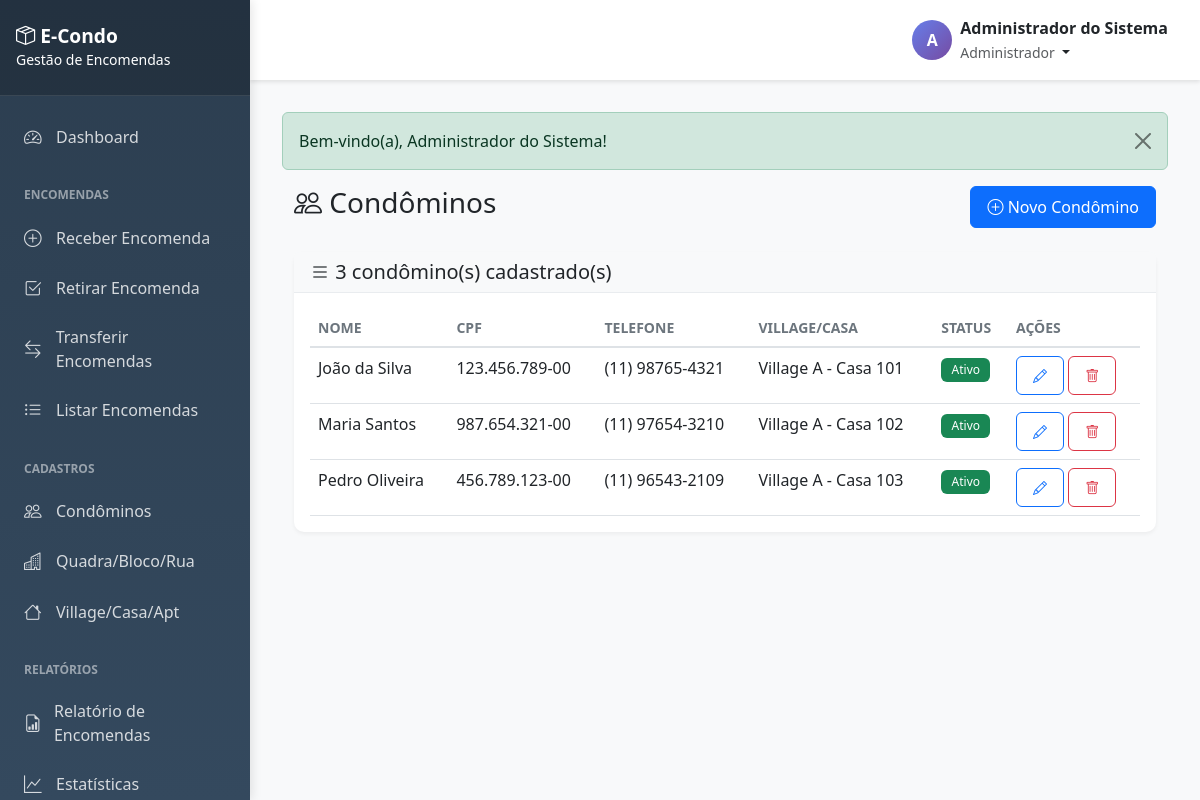
/residents/list.php (signed in), run on the app's committed database.
### tables this page shows
CREATE TABLE IF NOT EXISTS residents (
    id INT AUTO_INCREMENT PRIMARY KEY,
    full_name VARCHAR(100) NOT NULL,
    cpf VARCHAR(14) NOT NULL UNIQUE,
    phone VARCHAR(20) NOT NULL,
    email VARCHAR(100),
    house_id INT,
    status ENUM('ativo', 'inativo') NOT NULL DEFAULT 'ativo',
    created_at TIMESTAMP DEFAULT CURRENT_TIMESTAMP,
    updated_at TIMESTAMP DEFAULT CURRENT_TIMESTAMP ON UPDATE CURRENT_TIMESTAMP,
    FOREIGN KEY (house_id) REFERENCES houses(id) ON DELETE SET NULL,
    INDEX idx_cpf (cpf),
    INDEX idx_phone (phone),
    INDEX idx_full_name (full_name),
    INDEX idx_house (house_id),
    INDEX idx_status (status)
);

CREATE TABLE IF NOT EXISTS villages (
    id INT AUTO_INCREMENT PRIMARY KEY,
    name VARCHAR(100) NOT NULL,
    description TEXT,
    status ENUM('ativo', 'inativo') NOT NULL DEFAULT 'ativo',
    created_at TIMESTAMP DEFAULT CURRENT_TIMESTAMP,
    updated_at TIMESTAMP DEFAULT CURRENT_TIMESTAMP ON UPDATE CURRENT_TIMESTAMP,
    INDEX idx_name (name),
    INDEX idx_status (status)
);

CREATE TABLE IF NOT EXISTS houses (
    id INT AUTO_INCREMENT PRIMARY KEY,
    village_id INT NOT NULL,
    house_number VARCHAR(20) NOT NULL,
    complement VARCHAR(100) DEFAULT NULL,
    status ENUM('ativo', 'inativo') NOT NULL DEFAULT 'ativo',
    created_at TIMESTAMP DEFAULT CURRENT_TIMESTAMP,
    updated_at TIMESTAMP DEFAULT CURRENT_TIMESTAMP ON UPDATE CURRENT_TIMESTAMP,
    FOREIGN KEY (village_id) REFERENCES villages(id) ON DELETE CASCADE,
    UNIQUE KEY unique_village_house (village_id, house_number),
    INDEX idx_village (village_id),
    INDEX idx_house_number (house_number),
    INDEX idx_status (status)
);

### config/config.php (called while the page is built, shortened)
<?php
spl_autoload_register(function ($class) {
    $directories = [
        BASE_PATH . 'app/models/',
        BASE_PATH . 'app/controllers/',
        BASE_PATH . 'app/core/',
        BASE_PATH . 'app/helpers/',
    ];
    foreach ($directories as $directory) {
        $file = $directory . $class . '.php';
        if (file_exists($file)) {
            return;
        }
    }
});
function formatCPF($cpf) {
    $cpf = preg_replace('/[^0-9]/', '', $cpf);
    return substr($cpf, 0, 3) . '.' . substr($cpf, 3, 3) . '.' . substr($cpf, 6, 3) . '-' . substr($cpf, 9, 2);
}
function formatPhone($phone) {
    $phone = preg_replace('/[^0-9]/', '', $phone);
    if (strlen($phone) == 11) {
        return '(' . substr($phone, 0, 2) . ') ' . substr($phone, 2, 5) . '-' . substr($phone, 7);
    } elseif (strlen($phone) == 10) {
        return '(' . substr($phone, 0, 2) . ') ' . substr($phone, 2, 4) . '-' . substr($phone, 6);
    }
    return $phone;
}

### app/core/Database.php (called while the page is built, shortened)
<?php
class Database {
    private static $instance = null;
    private $connection;
    private function __construct() {
        try {
            $dsn = "mysql:host=" . DB_HOST . ";dbname=" . DB_NAME . ";charset=" . DB_CHARSET;
            $options = [
                PDO::ATTR_ERRMODE => PDO::ERRMODE_EXCEPTION,
                PDO::ATTR_DEFAULT_FETCH_MODE => PDO::FETCH_ASSOC,
                PDO::ATTR_EMULATE_PREPARES => false,
                PDO::MYSQL_ATTR_INIT_COMMAND => "SET NAMES utf8mb4"
            ];
            $this->connection = new PDO($dsn, DB_USER, DB_PASS, $options);
        } catch (PDOException $e) {
            die("Erro de conexão com o banco de dados: " . $e->getMessage());
        }
    }
    public static function getInstance() {
        if (self::$instance === null) {
            self::$instance = new self();
        }
        return self::$instance;
    }
    public function getConnection() {
        return $this->connection;
    }
}

### app/models/Resident.php (called while the page is built, shortened)
<?php
class Resident extends Model {
    protected $table = 'residents';
    public function getAllWithHouseInfo() {
        $sql = "SELECT r.*, h.house_number, v.name as village_name, v.id as village_id
                FROM {$this->table} r
                LEFT JOIN houses h ON r.house_id = h.id
                LEFT JOIN villages v ON h.village_id = v.id
                ORDER BY r.full_name ASC";
        return $this->query($sql);
    }
}

### app/core/Model.php (called while the page is built, shortened)
<?php
class Model {
    protected $db;
    public function __construct() {
        $this->db = Database::getInstance()->getConnection();
    }
    public function query($sql, $params = []) {
        $stmt = $this->db->prepare($sql);
        $stmt->execute($params);
        return $stmt->fetchAll();
    }
}

### residents/list.php (the view, shortened to what this page needs)
<?php
require_once '../config/config.php';
$residentModel = new Resident();
$residents = $residentModel->getAllWithHouseInfo();
require_once '../app/views/layouts/header.php';
?>
<div class="container-fluid">
    <div class="row">
        <div class="col-12">
            <div class="d-flex justify-content-between align-items-center mb-4">
                <h1 class="h3">
                    <i class="bi bi-people"></i> Condôminos
                </h1>
                <a href="<?= SITE_URL ?>/residents/create.php" class="btn btn-primary">
                    <i class="bi bi-plus-circle"></i> Novo Condômino
                </a>
            </div>
        </div>
    </div>
    <div class="row">
        <div class="col-12">
            <div class="card">
                <div class="card-header bg-light">
                    <h5 class="mb-0">
                        <i class="bi bi-list"></i>
                        <?= count($residents) ?> condômino(s) cadastrado(s)
                    </h5>
                </div>
                <div class="card-body">
                    <?php if (empty($residents)): ?>
                        <div class="alert alert-info mb-0">
                            <i class="bi bi-info-circle"></i> Nenhum condômino cadastrado ainda.
                        </div>
                    <?php else: ?>
                        <div class="table-responsive">
                            <table class="table table-hover">
                                <thead>
                                    <tr>
                                        <th>Nome</th>
                                        <th>CPF</th>
                                        <th>Telefone</th>
                                        <th>Village/Casa</th>
                                        <th>Status</th>
                                        <th>Ações</th>
                                    </tr>
                                </thead>
                                <tbody>
                                    <?php foreach ($residents as $resident): ?>
                                    <tr>
                                        <td><?= htmlspecialchars($resident['full_name']) ?></td>
                                        <td><?= formatCPF($resident['cpf']) ?></td>
                                        <td><?= formatPhone($resident['phone']) ?></td>
                                        <td>
                                            <?php if ($resident['village_name']): ?>
                                                <?= htmlspecialchars($resident['village_name']) ?> -
                                                Casa <?= htmlspecialchars($resident['house_number']) ?>
                                            <?php else: ?>
                                                <span class="text-muted">Não atribuído</span>
                                            <?php endif; ?>
                                        </td>
                                        <td>
                                            <?php if ($resident['status'] === 'ativo'): ?>
                                                <span class="badge bg-success">Ativo</span>
                                            <?php else: ?>
                                                <span class="badge bg-secondary">Inativo</span>
                                            <?php endif; ?>
                                        </td>
                                        <td>
                                            <a href="<?= SITE_URL ?>/residents/edit.php?id=<?= $resident['id'] ?>"
                                               class="btn btn-sm btn-outline-primary" title="Editar">
                                                <i class="bi bi-pencil"></i>
                                            </a>
                                            <a href="<?= SITE_URL ?>/residents/delete.php?id=<?= $resident['id'] ?>"
                                               class="btn btn-sm btn-outline-danger"
                                               data-confirm="Tem certeza que deseja excluir este condômino?"
                                               title="Excluir">
                                                <i class="bi bi-trash"></i>
                                            </a>
                                        </td>
                                    </tr>
                                    <?php endforeach; ?>
                                </tbody>
                            </table>
                        </div>
                    <?php endif; ?>
                </div>
            </div>
        </div>
    </div>
</div>
<?php require_once '../app/views/layouts/footer.php'; ?>

### app/views/layouts/header.php (style rules this page uses)
:root { --sidebar-width: 250px; --header-height: 60px; }
body { font-family: 'Segoe UI', Tahoma, Geneva, Verdana, sans-serif; background-color: #f8f9fa; }
.card { border: none; border-radius: 10px; box-shadow: 0 2px 4px rgba(0,0,0,0.05); margin-bottom: 1.5rem; }
.card-header { background: white; border-bottom: 1px solid #e9ecef; font-weight: 600; }
.badge { padding: 0.35rem 0.65rem; font-weight: 500; }
.btn { border-radius: 6px; padding: 0.5rem 1rem; font-weight: 500; }
.table { margin-bottom: 0; }
.table thead th { border-bottom: 2px solid #dee2e6; font-weight: 600; font-size: 0.875rem; text-transform: uppercase; color: #6c757d; }

### data on the page
residents: full_name "João da Silva", cpf "123.456.789-00", phone "(11) 98765-4321", villages.name "Village A", house.house_number "101", status "Ativo"
residents: full_name "Maria Santos", cpf "987.654.321-00", phone "(11) 97654-3210", villages.name "Village A", house.house_number "102", status "Ativo"
residents: full_name "Pedro Oliveira", cpf "456.789.123-00", phone "(11) 96543-2109", villages.name "Village A", house.house_number "103", status "Ativo"

### other printed values
substr(getCurrentUser()['full_name'], 0, 1) "A"
getCurrentUser()['full_name'] "Administrador do Sistema"
$roles[getCurrentUser()['role']] "Administrador"
$flash['message'] "Bem-vindo(a), Administrador do Sistema!"
count($residents) "3"
